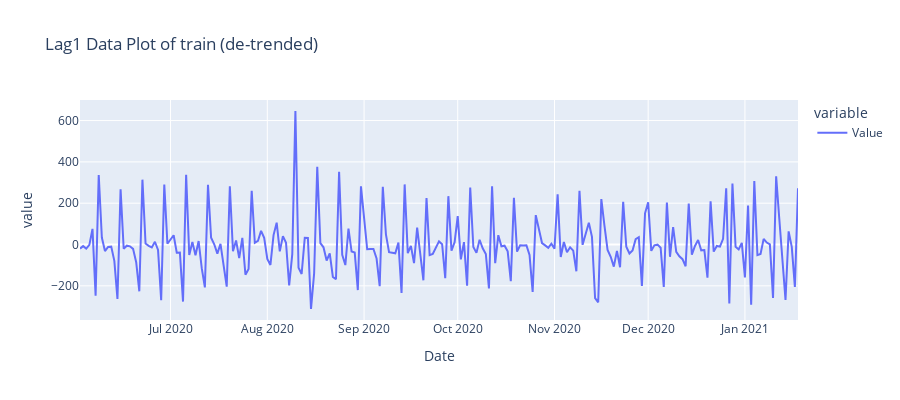

The notebook cell saved with this chart:
### Code cell
fig = px.line(diff1, height=400, title='Lag1 Data Plot of train (de-trended)')
fig.show()

### Figure 1 — Plotly figure (JSON) as saved in the notebook; plotly's stock layout.template omitted (floating-point values rounded to 4 significant figures; data arrays with more than 128 entries replaced by an {"elided": "..."} marker saying what was removed)
{"data": [{"hovertemplate": "variable=Value<br>Date=%{x}<br>value=%{y}<extra></extra>", "legendgroup": "Value", "line": {"color": "#636efa", "dash": "solid"}, "mode": "lines", "name": "Value", "orientation": "v", "showlegend": true, "type": "scatter", "x": {"elided": "231 str values"}, "xaxis": "x", "y": {"elided": "231 float values"}, "yaxis": "y"}], "layout": {"height": 400, "legend": {"title": {"text": "variable"}, "tracegroupgap": 0}, "title": {"text": "Lag1 Data Plot of train (de-trended)"}, "xaxis": {"anchor": "y", "domain": [0, 1], "title": {"text": "Date"}}, "yaxis": {"anchor": "x", "domain": [0, 1], "title": {"text": "value"}}}}
